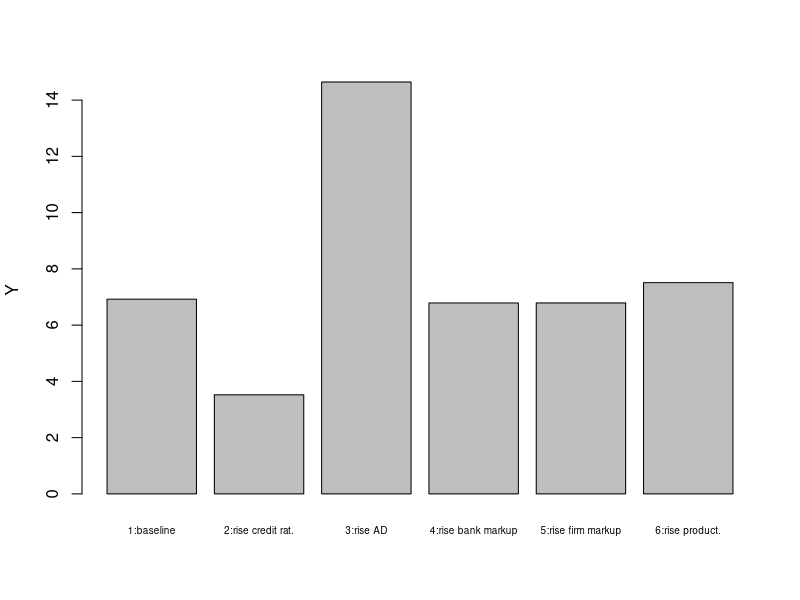
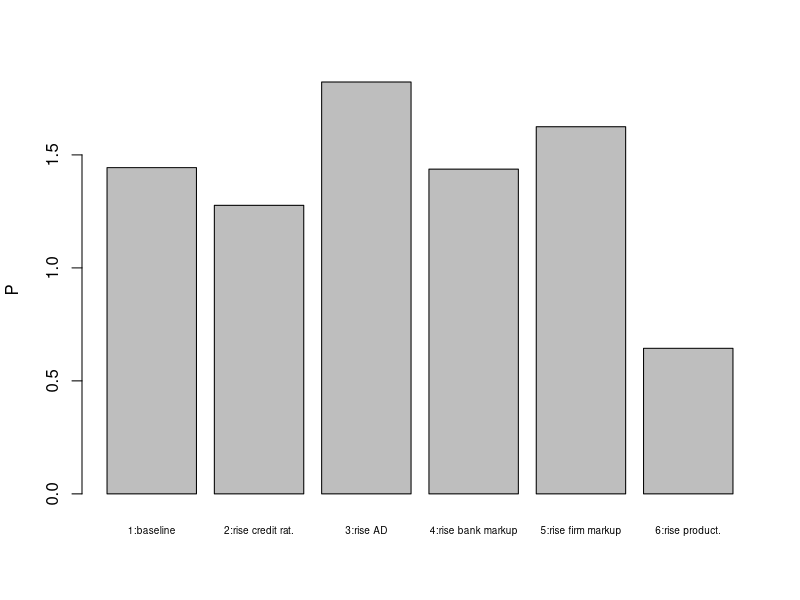
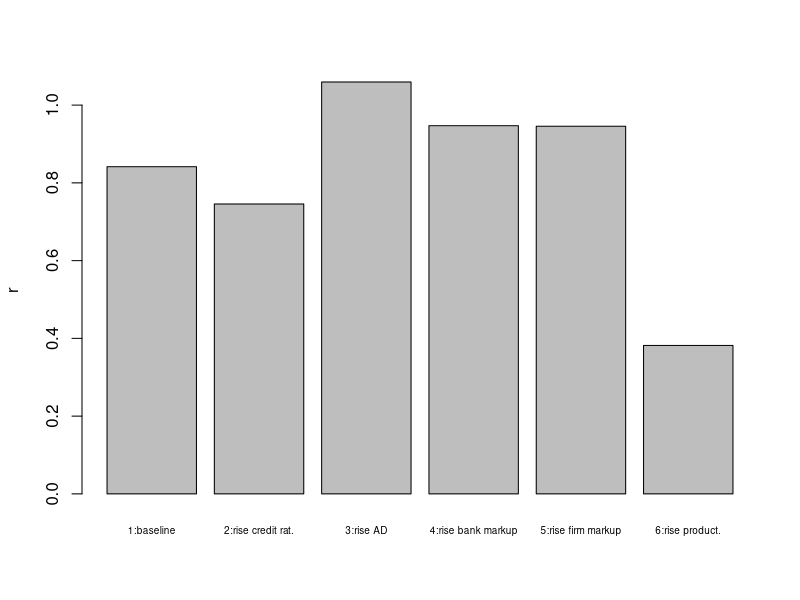
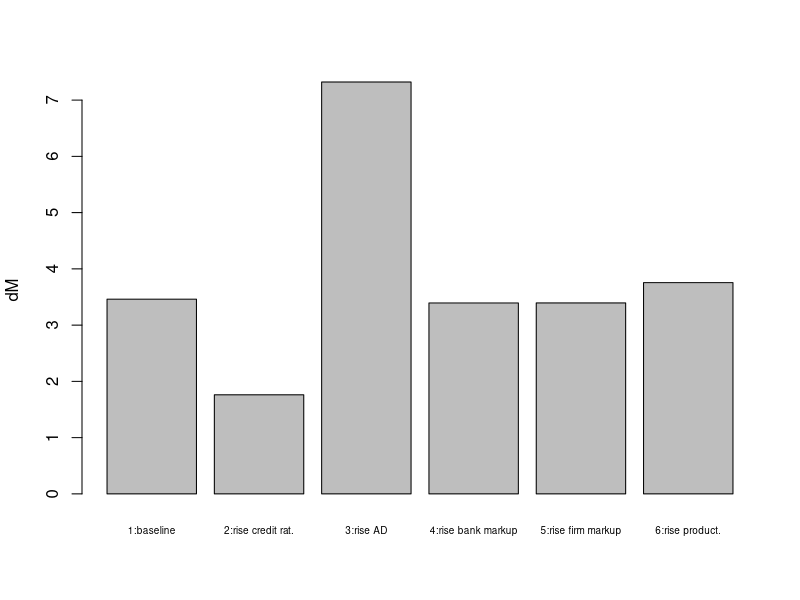
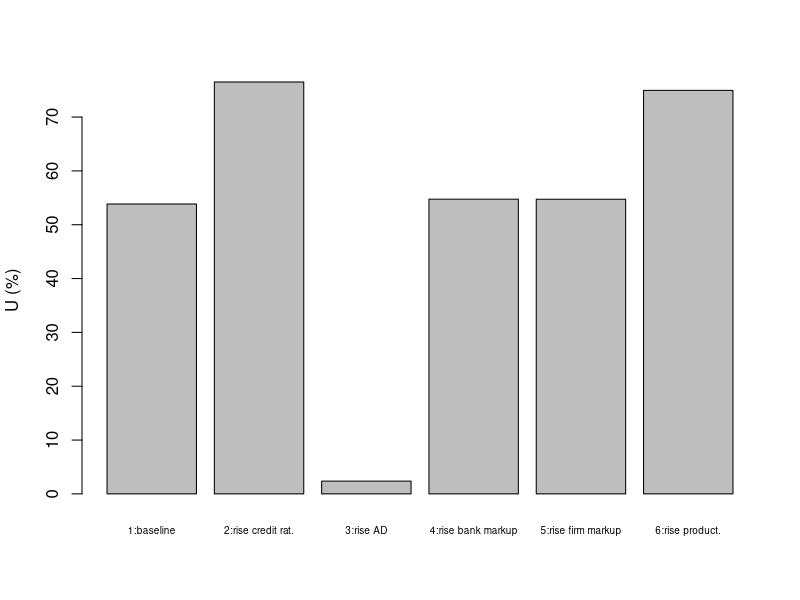
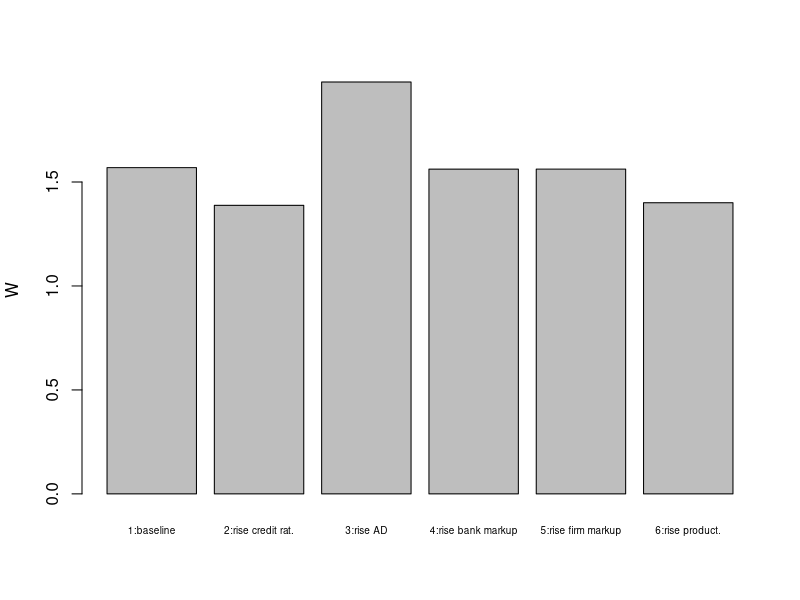
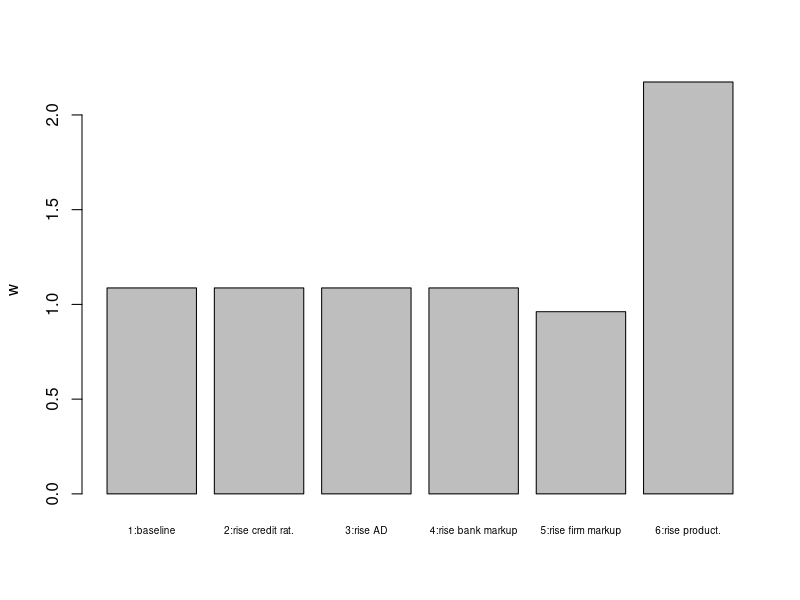
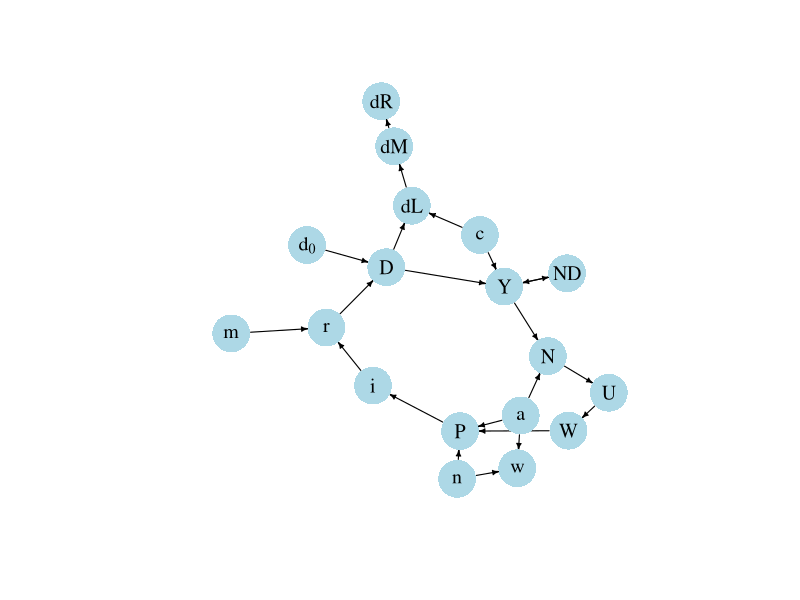

Write the R code that produced these figures, in order.
## ---- chunk 1

#Clear the environment
rm(list=ls(all=TRUE))

# Set number of scenarios (including baseline)
S=6

#Create vector in which equilibrium solutions from different parameterisations will be stored
Y_star=vector(length=S)  # income/output
D_star=vector(length=S)  # (notional) credit-financed aggregate demand
ND_star=vector(length=S) # income-financed aggregate demand
r_star=vector(length=S)  # lending rate
N_star=vector(length=S)  # employment
U_star=vector(length=S)  # unemployment
P_star=vector(length=S)  # price level
w_star=vector(length=S)  # real wage
W_star=vector(length=S)  # nominal wage
i_star=vector(length=S)  # central bank rate
dL_star=vector(length=S) # change in loans
dM_star=vector(length=S) # change in bank deposits 
dR_star=vector(length=S) # change in bank reserves

# Set exogenous variables that will be shifted
c=vector(length=S) # share of credit demand that is accommodated
d0=vector(length=S)# autonomous component of debt-financed aggregate demand
m=vector(length=S) # mark-up on lending rate
n=vector(length=S) # mark-up on prices
a=vector(length=S) # productivity

# Baseline parameterisation
c[]=0.8 
d0[]=5
m[]=0.15
n[]=0.15  
a[]=0.8 

## Construct scenarios

# scenario 2: increase in credit rationing
c[2]=0.4

# scenario 3: increase in autonomous demand
d0[3]=10

# scenario 4: increase in interest rate mark-up
m[4]=0.3

# scenario 5: increase in price mark-up
n[5]=0.3

# scenario 6: increase in productivity
a[6]=0.4


#Set constant parameter values
b=0.5   # propensity to spend out of income
d1=0.8  # sensitivity of demand with respect to the interest rate
i0=0.01 # discretionary component of central bank rate
i1=0.5  # sensitivity of central bank rate with respect to price level
Nf=12   # full employment/labour force
h=0.8   # sensitivity of nominal wage with respect to unemployment
k=0.3   # desired reserve ratio
W0=2    # exogenous component of nominal wage

# Initialise endogenous variables at some arbitrary positive value 
Y = D = ND = r = N = U = P = w = W = i = dL = dR = dM = 1

#Solve this system numerically through 1000 iterations based on the initialisation
for (j in 1:S){
  
  for (iterations in 1:1000){
    
    #Model equations
    
    # (1) Goods market
    Y = ND + c[j]*D
    
    # (2) Not-debt financed component of aggregate demand
    ND = b*Y
    
    # (3) Debt-financed component of aggregate demand
    D= d0[j] - d1*r
    
    # (4) Policy rate
    i = i0 + i1*P
    
    # (5) Lending rate
    r = (1+m[j])*i
    
    # (6) Change in loans
    dL = c[j]*D
    
    # (7) Change in deposits
    dM = dL
    
    # (8) Change in reserves
    dR = k*dM
    
    # (9) Price level
    P = (1+n[j])*a[j]*W
    
    # (10) Nominal wage
    W = W0 - h*(U)
    
    # (11) Real wage
    w = 1/((1+n[j])*a[j])
    
    # (12) Employment
    N = a[j]*Y
    
    # (13) Unemployment rate
    U = (Nf - N)/Nf
    
  }

  #Save results for different parameterisations in vector
  Y_star[j]=Y
  D_star[j]=D
  ND_star[j]=ND
  r_star[j]=r
  N_star[j]=N
  U_star[j]=U
  P_star[j]=P
  w_star[j]=w
  W_star[j]=W
  i_star[j]=i
  dL_star[j]=dL
  dM_star[j]=dM
  dR_star[j]=dR  
}

## ---- chunk 2
#| label: fig-output-pkmacro
#| fig-cap: Output

barplot(Y_star, ylab="Y", names.arg=c("1:baseline", "2:rise credit rat.", "3:rise AD",
                                      "4:rise bank markup","5:rise firm markup", "6:rise product."), cex.names = 0.6)

## ---- chunk 3
#| label: fig-price-level-pkmacro
#| fig-cap: Price level

barplot(P_star, ylab="P", names.arg=c("1:baseline", "2:rise credit rat.", "3:rise AD",
                                      "4:rise bank markup","5:rise firm markup", "6:rise product."), cex.names = 0.6)

## ---- chunk 4
#| label: fig-lending-rate-pkmacro
#| fig-cap: Lending rate

barplot(r_star, ylab="r", names.arg=c("1:baseline", "2:rise credit rat.", "3:rise AD",
                                      "4:rise bank markup","5:rise firm markup", "6:rise product."), cex.names = 0.6)

## ---- chunk 5
#| label: fig-money-pkmacro
#| fig-cap: Deposit money creation

barplot(dM_star, ylab="dM", names.arg=c("1:baseline", "2:rise credit rat.", "3:rise AD",
                                        "4:rise bank markup","5:rise firm markup", "6:rise product."), cex.names = 0.6)

## ---- chunk 6
#| label: fig-unemployment-pkmacro
#| fig-cap: Unemployment rate

barplot(U_star*100, ylab="U (%)", names.arg=c("1:baseline", "2:rise credit rat.", "3:rise AD",
                                              "4:rise bank markup","5:rise firm markup", "6:rise product."), cex.names = 0.6)

## ---- chunk 7
#| label: fig-nominal-wage-pkmacro
#| fig-cap: Nominal wage

barplot(W_star, ylab="W", names.arg=c("1:baseline", "2:rise credit rat.", "3:rise AD",
                                      "4:rise bank markup","5:rise firm markup", "6:rise product."), cex.names = 0.6)

## ---- chunk 8
#| label: fig-real-wage-pkmacro
#| fig-cap: Real wage

barplot(w_star, ylab="w", names.arg=c("1:baseline", "2:rise credit rat.", "3:rise AD",
                                      "4:rise bank markup","5:rise firm markup", "6:rise product."), cex.names = 0.6)

## ---- chunk 9
#| message: false
#| label: fig-dg-pkmacro
#| fig-cap: Directed graph of post-Keynesian endogenous money model

## Create directed graph 
# Construct auxiliary Jacobian matrix for 18 variables: 
# r, Y, ND, D, i, P, W, w, N, U, dl, dM, dR, d0, c, m, a, n 

M_mat=matrix(c(0,0,0,0,1,0,0,0,0,0,0,0,0,0,0,1,0,0,
               0,0,1,1,0,0,0,0,0,0,0,0,0,0,1,0,0,0,
               0,1,0,0,0,0,0,0,0,0,0,0,0,0,0,0,0,0,
               1,0,0,0,0,0,0,0,0,0,0,0,0,1,0,0,0,0,
               0,0,0,0,0,1,0,0,0,0,0,0,0,0,0,0,0,0,
               0,0,0,0,0,0,1,0,0,0,0,0,0,0,0,0,1,1,
               0,0,0,0,0,0,0,0,0,1,0,0,0,0,0,0,0,0,
               0,0,0,0,0,0,0,0,0,0,0,0,0,0,0,0,1,1,
               0,1,0,0,0,0,0,0,0,0,0,0,0,0,0,0,1,0,
               0,0,0,0,0,0,0,0,1,0,0,0,0,0,0,0,0,0,
               0,0,0,1,0,0,0,0,0,0,0,0,0,0,1,0,0,0,
               0,0,0,0,0,0,0,0,0,0,1,0,0,0,0,0,0,0,
               0,0,0,0,0,0,0,0,0,0,0,1,0,0,0,0,0,0,
               0,0,0,0,0,0,0,0,0,0,0,0,0,0,0,0,0,0,
               0,0,0,0,0,0,0,0,0,0,0,0,0,0,0,0,0,0,
               0,0,0,0,0,0,0,0,0,0,0,0,0,0,0,0,0,0,
               0,0,0,0,0,0,0,0,0,0,0,0,0,0,0,0,0,0,
               0,0,0,0,0,0,0,0,0,0,0,0,0,0,0,0,0,0), 18, 18, byrow=TRUE)

# Create adjacency matrix from transpose of auxiliary Jacobian 
A_mat=t(M_mat)

# Create directed graph from adjacency matrix
library(igraph)
dg= graph_from_adjacency_matrix(A_mat, mode="directed", weighted= NULL)

# Define node labels
V(dg)$name=c("r", "Y", "ND", "D", "i", "P", "W", "w", "N", "U", "dL", "dM", "dR", expression(d[0]), "c", "m", "a", "n")

# Plot directed graph
plot(dg, main="", vertex.size=20, vertex.color="lightblue", 
     vertex.label.color="black", edge.arrow.size=0.3, edge.width=1.1, edge.size=1.2,
     edge.arrow.width=1.2, edge.color="black", vertex.label.cex=1.2, 
     vertex.frame.color="NA", margin=-0.08)

